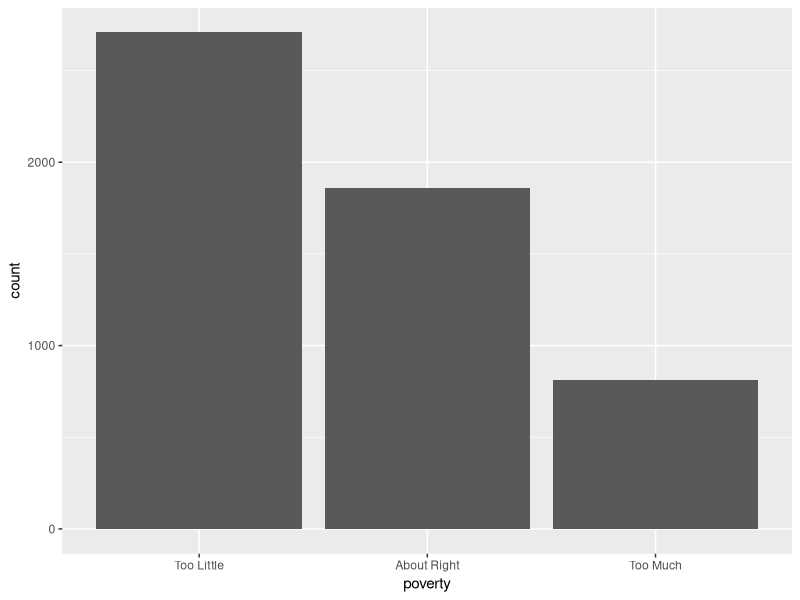
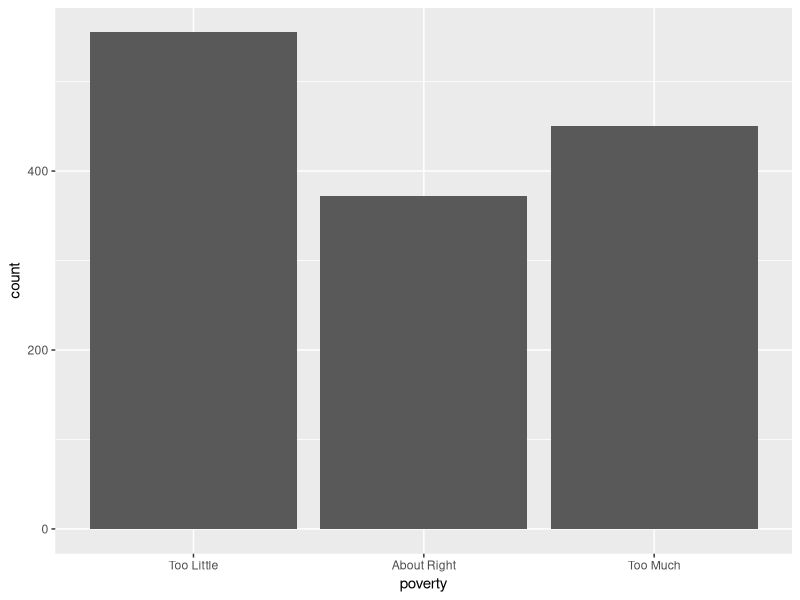
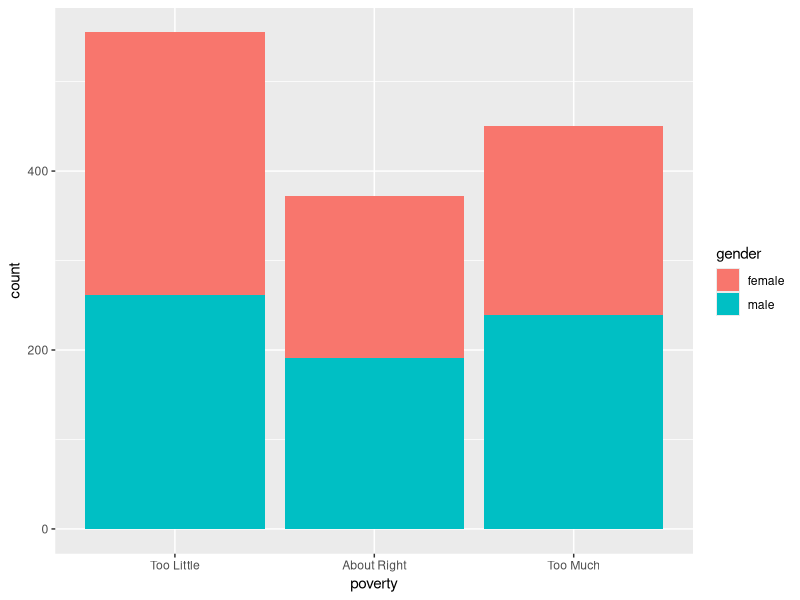
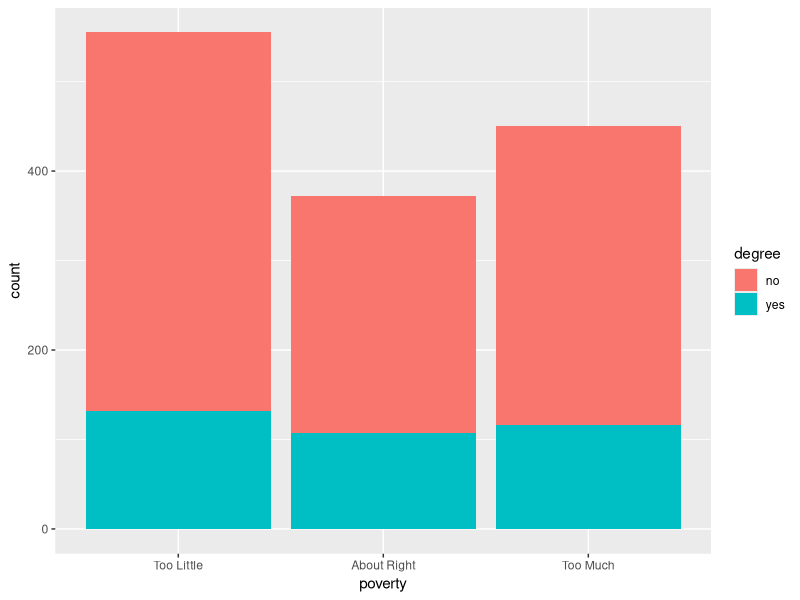
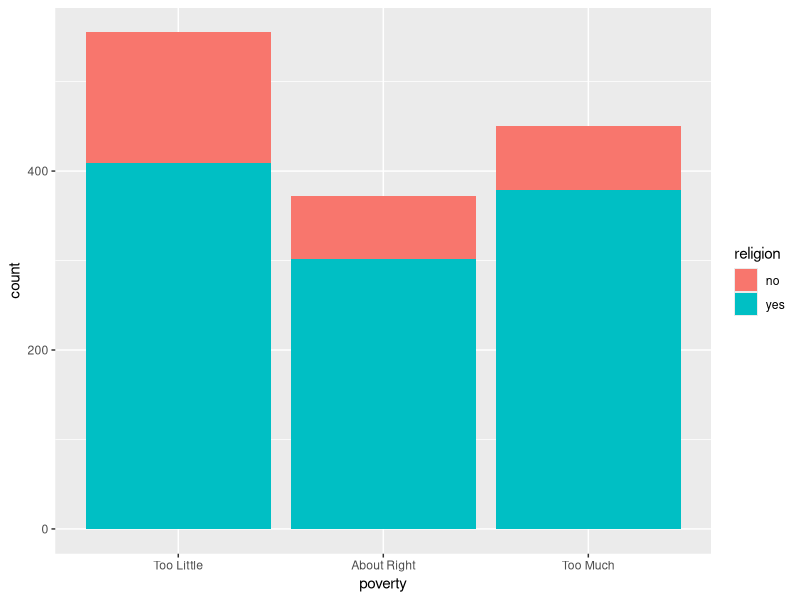
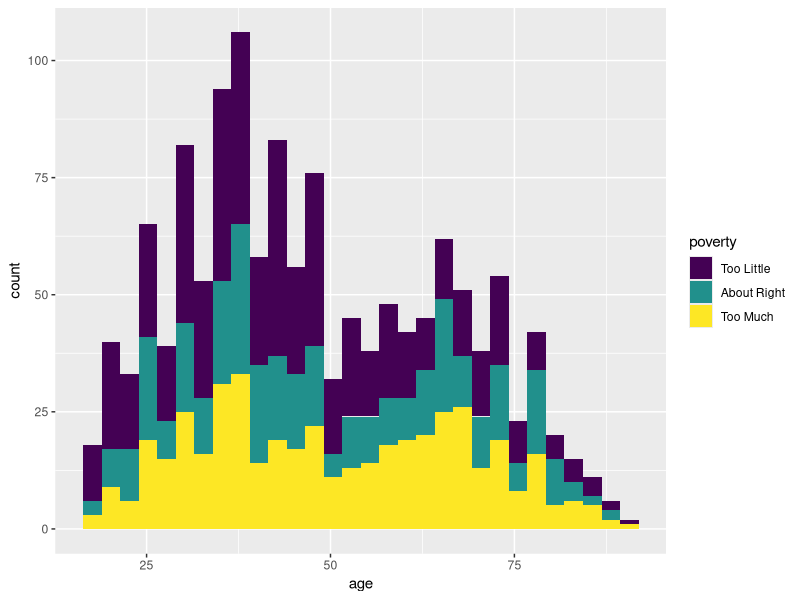

Here is the R script that generated these plots, in order:
## ---- chunk 1
library(tidyverse) 
library(ggplot2)
library(carData)
data("WVS")
## ---- chunk 2
view(WVS)
nrow(WVS)
ncol(WVS)
## ---- chunk 3
WVS %>%
  ggplot(data = WVS, mapping = aes(x = poverty)) +
  geom_bar()
## ---- chunk 4
WVS_US <- WVS %>%
  filter(country == "USA")
## ---- chunk 5
WVS_US %>%
  ggplot(data = WVS_US, mapping = aes(x = poverty)) +
  geom_bar()
## ---- chunk 6
WVS_US %>%
  ggplot(data = WVS_US, mapping = aes(x = poverty, fill = gender)) +
  geom_bar()
## ---- chunk 7
WVS_US %>%
  ggplot(data = WVS_US, mapping = aes(x = poverty, fill = degree)) +
  geom_bar()
## ---- chunk 8
WVS_US %>%
  ggplot(data = WVS_US, mapping = aes(x = poverty, fill = religion)) +
  geom_bar()
## ---- chunk 9
WVS_US %>%
  ggplot(data = WVS_US, mapping = aes(x = age, fill = poverty)) +
  geom_histogram()
